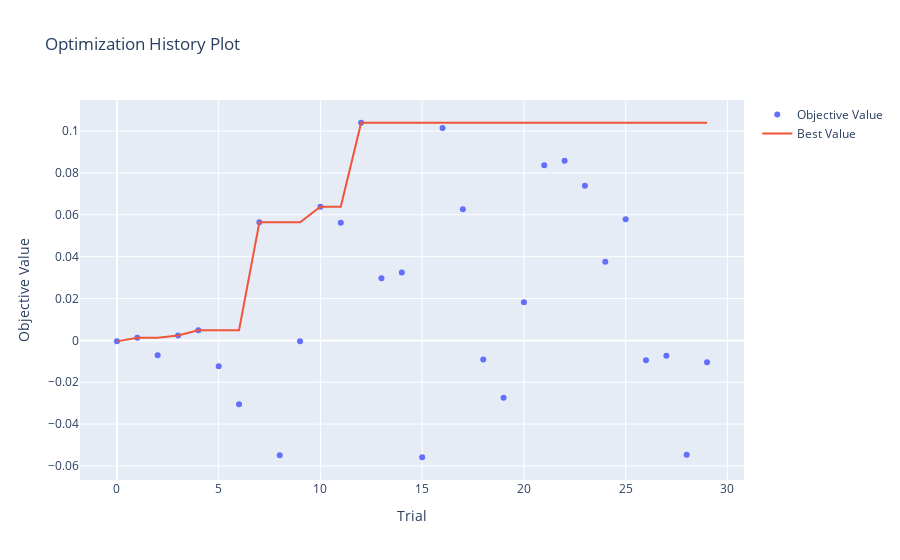
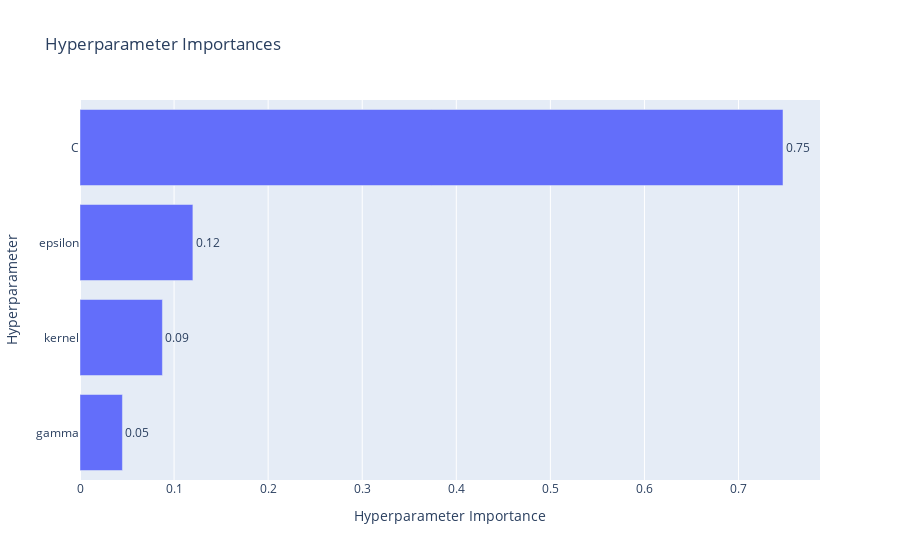

Here is the notebook cell these charts were saved with, in order:
### Code cell
print(f"Лучшие параметры для SVR:")
print(study_svr.best_params)
print(f"Лучший R2: {study_svr.best_value:.4f}")

fig = optuna.visualization.plot_optimization_history(study_svr)
fig.show()

fig = optuna.visualization.plot_param_importances(study_svr)
fig.show()

### Figure 1 — Plotly figure (JSON) as saved in the notebook; plotly's stock layout.template omitted (floating-point values rounded to 4 significant figures)
{"data": [{"mode": "markers", "name": "Objective Value", "type": "scatter", "x": [0, 1, 2, 3, 4, 5, 6, 7, 8, 9, 10, 11, 12, 13, 14, 15, 16, 17, 18, 19, 20, 21, 22, 23, 24, 25, 26, 27, 28, 29], "y": [-0.000456, 0.001316, -0.007036, 0.002345, 0.004881, -0.01238, -0.03053, 0.05642, -0.05488, -0.0003589, 0.0639, 0.05621, 0.104, 0.02964, 0.03247, -0.05582, 0.1015, 0.06266, -0.009119, -0.02741, 0.01827, 0.08371, 0.08583, 0.07387, 0.03755, 0.05784, -0.009526, -0.007361, -0.05459, -0.01048]}, {"mode": "lines", "name": "Best Value", "type": "scatter", "x": [0, 1, 2, 3, 4, 5, 6, 7, 8, 9, 10, 11, 12, 13, 14, 15, 16, 17, 18, 19, 20, 21, 22, 23, 24, 25, 26, 27, 28, 29], "y": [-0.000456, 0.001316, 0.001316, 0.002345, 0.004881, 0.004881, 0.004881, 0.05642, 0.05642, 0.05642, 0.0639, 0.0639, 0.104, 0.104, 0.104, 0.104, 0.104, 0.104, 0.104, 0.104, 0.104, 0.104, 0.104, 0.104, 0.104, 0.104, 0.104, 0.104, 0.104, 0.104]}, {"marker": {"color": "#cccccc"}, "mode": "markers", "name": "Infeasible Trial", "showlegend": false, "type": "scatter", "x": [], "y": []}], "layout": {"title": {"text": "Optimization History Plot"}, "xaxis": {"title": {"text": "Trial"}}, "yaxis": {"title": {"text": "Objective Value"}}}}

### Figure 2 — Plotly figure (JSON) as saved in the notebook; plotly's stock layout.template omitted (floating-point values rounded to 4 significant figures)
{"data": [{"cliponaxis": false, "hovertemplate": ["gamma (FloatDistribution): 0.045107968392204045<extra></extra>", "kernel (CategoricalDistribution): 0.08760541208747197<extra></extra>", "epsilon (FloatDistribution): 0.12000200562633018<extra></extra>", "C (FloatDistribution): 0.7472846138939938<extra></extra>"], "name": "Objective Value", "orientation": "h", "text": ["0.05", "0.09", "0.12", "0.75"], "textposition": "outside", "type": "bar", "x": [0.04511, 0.08761, 0.12, 0.7473], "y": ["gamma", "kernel", "epsilon", "C"]}], "layout": {"title": {"text": "Hyperparameter Importances"}, "xaxis": {"title": {"text": "Hyperparameter Importance"}}, "yaxis": {"title": {"text": "Hyperparameter"}}}}
